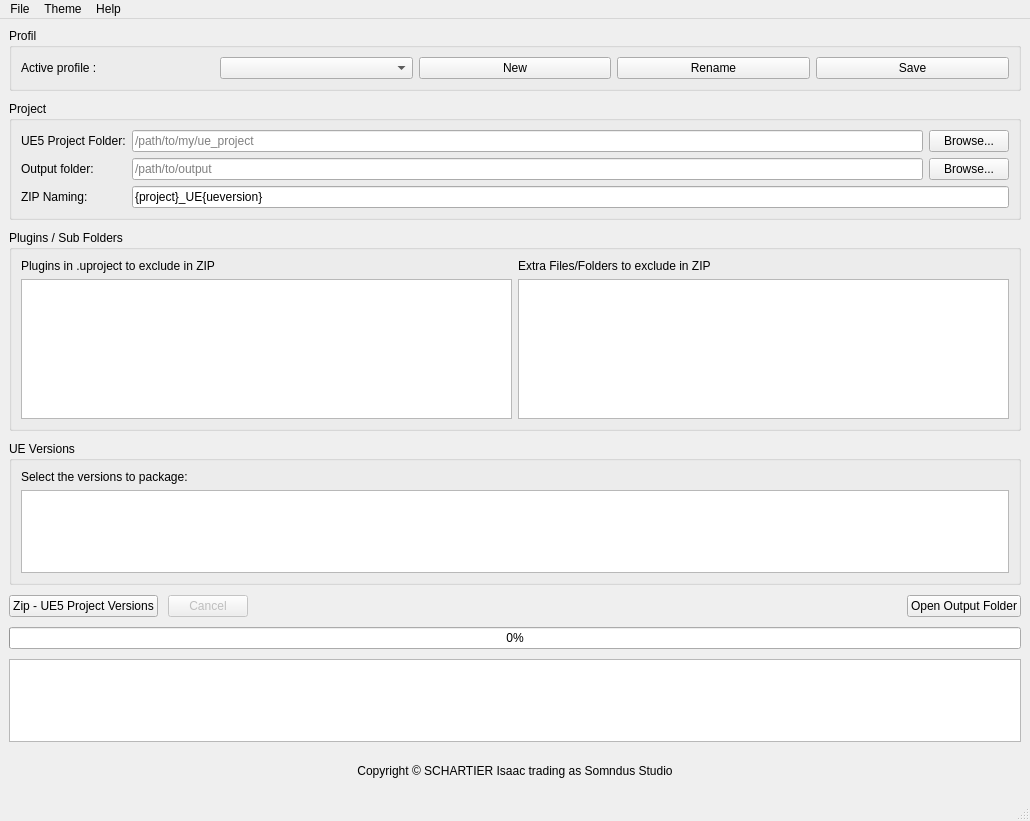
<?xml version="1.0" encoding="UTF-8"?>
<ui version="4.0">
 <class>MainWindow</class>
 <widget class="QMainWindow" name="MainWindow">
  <property name="geometry">
   <rect>
    <x>0</x>
    <y>0</y>
    <width>1030</width>
    <height>821</height>
   </rect>
  </property>
  <property name="windowTitle">
   <string>UE5 Fab Zip Tools</string>
  </property>
  <property name="locale">
   <locale language="English" country="UnitedKingdom"/>
  </property>
  <widget class="QWidget" name="centralwidget">
   <layout class="QVBoxLayout" name="verticalLayout_root" stretch="0,0,0,0,0,0,0">
    <property name="spacing">
     <number>10</number>
    </property>
    <item>
     <widget class="QGroupBox" name="grpProfile">
      <property name="title">
       <string>Profil</string>
      </property>
      <layout class="QGridLayout" name="gridLayout_profile">
       <item row="0" column="1">
        <widget class="QComboBox" name="cmbProfile"/>
       </item>
       <item row="0" column="2">
        <widget class="QPushButton" name="btnNewProfile">
         <property name="text">
          <string>New</string>
         </property>
        </widget>
       </item>
       <item row="0" column="4">
        <widget class="QPushButton" name="btnSaveProfile">
         <property name="text">
          <string>Save</string>
         </property>
        </widget>
       </item>
       <item row="0" column="0">
        <widget class="QLabel" name="lblProfile">
         <property name="text">
          <string>Active profile :</string>
         </property>
        </widget>
       </item>
       <item row="0" column="3">
        <widget class="QPushButton" name="btnRenameProfile">
         <property name="text">
          <string>Rename</string>
         </property>
        </widget>
       </item>
      </layout>
     </widget>
    </item>
    <item>
     <widget class="QGroupBox" name="grpProject">
      <property name="title">
       <string>Project</string>
      </property>
      <layout class="QGridLayout" name="gridLayout_project">
       <item row="0" column="0">
        <widget class="QLabel" name="lblTemplate">
         <property name="text">
          <string>UE5 Project Folder:</string>
         </property>
        </widget>
       </item>
       <item row="0" column="1">
        <widget class="QLineEdit" name="edTemplate">
         <property name="placeholderText">
          <string>/path/to/my/ue_project</string>
         </property>
        </widget>
       </item>
       <item row="0" column="2">
        <widget class="QPushButton" name="btnBrowseTemplate">
         <property name="text">
          <string>Browse...</string>
         </property>
        </widget>
       </item>
       <item row="1" column="0">
        <widget class="QLabel" name="lblOut">
         <property name="text">
          <string>Output folder:</string>
         </property>
        </widget>
       </item>
       <item row="1" column="1">
        <widget class="QLineEdit" name="edOut">
         <property name="placeholderText">
          <string>/path/to/output</string>
         </property>
        </widget>
       </item>
       <item row="1" column="2">
        <widget class="QPushButton" name="btnBrowseOut">
         <property name="text">
          <string>Browse...</string>
         </property>
        </widget>
       </item>
       <item row="2" column="0">
        <widget class="QLabel" name="lblPattern">
         <property name="text">
          <string>ZIP Naming:</string>
         </property>
        </widget>
       </item>
       <item row="2" column="1" colspan="2">
        <widget class="QLineEdit" name="edPattern">
         <property name="toolTip">
          <string>{project} = nom du projet, {ueversion} = 5.x, {date} = AAAAMMJJ_HHMMSS</string>
         </property>
         <property name="text">
          <string>{project}_UE{ueversion}</string>
         </property>
        </widget>
       </item>
      </layout>
     </widget>
    </item>
    <item>
     <widget class="QGroupBox" name="grpPlugins">
      <property name="title">
       <string>Plugins / Sub Folders</string>
      </property>
      <layout class="QVBoxLayout" name="verticalLayout">
       <item>
        <layout class="QHBoxLayout" name="horizontalLayout_2">
         <item>
          <layout class="QVBoxLayout" name="verticalLayout_3">
           <item>
            <widget class="QLabel" name="label_2">
             <property name="text">
              <string>Plugins in .uproject to exclude in ZIP</string>
             </property>
            </widget>
           </item>
           <item>
            <widget class="QListView" name="listPlugins"/>
           </item>
          </layout>
         </item>
         <item>
          <layout class="QVBoxLayout" name="verticalLayout_2">
           <item>
            <widget class="QLabel" name="lblExcludeFolders">
             <property name="text">
              <string>Extra Files/Folders to exclude in ZIP</string>
             </property>
            </widget>
           </item>
           <item>
            <widget class="QListView" name="listFolders">
             <property name="minimumSize">
              <size>
               <width>0</width>
               <height>140</height>
              </size>
             </property>
            </widget>
           </item>
          </layout>
         </item>
        </layout>
       </item>
      </layout>
     </widget>
    </item>
    <item>
     <widget class="QGroupBox" name="grpVersions">
      <property name="title">
       <string>UE Versions</string>
      </property>
      <layout class="QGridLayout" name="gridLayout_versions">
       <item row="1" column="0" colspan="2">
        <widget class="QListView" name="listVersions"/>
       </item>
       <item row="0" column="0">
        <widget class="QLabel" name="lblVersions">
         <property name="text">
          <string>Select the versions to package:</string>
         </property>
        </widget>
       </item>
      </layout>
     </widget>
    </item>
    <item>
     <layout class="QHBoxLayout" name="horizontalLayout">
      <item>
       <widget class="QPushButton" name="btnBuild">
        <property name="text">
         <string>Zip - UE5 Project Versions</string>
        </property>
       </widget>
      </item>
      <item>
       <widget class="QPushButton" name="btnCancel">
        <property name="enabled">
         <bool>false</bool>
        </property>
        <property name="text">
         <string>Cancel</string>
        </property>
       </widget>
      </item>
      <item>
       <spacer name="horizontalSpacer_actions">
        <property name="orientation">
         <enum>Qt::Orientation::Horizontal</enum>
        </property>
        <property name="sizeHint" stdset="0">
         <size>
          <width>40</width>
          <height>20</height>
         </size>
        </property>
       </spacer>
      </item>
      <item>
       <widget class="QPushButton" name="btnOpenOut">
        <property name="text">
         <string>Open Output Folder</string>
        </property>
       </widget>
      </item>
     </layout>
    </item>
    <item>
     <layout class="QVBoxLayout" name="vLayout_feedback">
      <item>
       <widget class="QProgressBar" name="progressBar">
        <property name="value">
         <number>0</number>
        </property>
        <property name="textVisible">
         <bool>true</bool>
        </property>
       </widget>
      </item>
      <item>
       <widget class="QPlainTextEdit" name="txtLogs">
        <property name="readOnly">
         <bool>true</bool>
        </property>
       </widget>
      </item>
     </layout>
    </item>
    <item>
     <widget class="QFrame" name="footerFrame">
      <property name="frameShape">
       <enum>QFrame::Shape::NoFrame</enum>
      </property>
      <layout class="QHBoxLayout" name="hLayout_footer">
       <item>
        <spacer name="spacer_footer_left">
         <property name="orientation">
          <enum>Qt::Orientation::Horizontal</enum>
         </property>
         <property name="sizeHint" stdset="0">
          <size>
           <width>40</width>
           <height>20</height>
          </size>
         </property>
        </spacer>
       </item>
       <item>
        <widget class="QLabel" name="lblFooter">
         <property name="text">
          <string>Copyright © SCHARTIER Isaac trading as Somndus Studio</string>
         </property>
         <property name="alignment">
          <set>Qt::AlignmentFlag::AlignCenter</set>
         </property>
        </widget>
       </item>
       <item>
        <spacer name="spacer_footer_right">
         <property name="orientation">
          <enum>Qt::Orientation::Horizontal</enum>
         </property>
         <property name="sizeHint" stdset="0">
          <size>
           <width>40</width>
           <height>20</height>
          </size>
         </property>
        </spacer>
       </item>
      </layout>
     </widget>
    </item>
   </layout>
  </widget>
  <widget class="QMenuBar" name="menubar">
   <property name="geometry">
    <rect>
     <x>0</x>
     <y>0</y>
     <width>1030</width>
     <height>22</height>
    </rect>
   </property>
   <widget class="QMenu" name="menuFile">
    <property name="title">
     <string>File</string>
    </property>
    <addaction name="actionQuit"/>
   </widget>
   <widget class="QMenu" name="menuHelp">
    <property name="title">
     <string>Help</string>
    </property>
    <addaction name="actionAbout"/>
   </widget>
   <widget class="QMenu" name="menuTheme">
    <property name="title">
     <string>Theme</string>
    </property>
   </widget>
   <addaction name="menuFile"/>
   <addaction name="menuTheme"/>
   <addaction name="menuHelp"/>
  </widget>
  <widget class="QStatusBar" name="statusbar"/>
  <action name="actionQuit">
   <property name="text">
    <string>Quit</string>
   </property>
  </action>
  <action name="actionAbout">
   <property name="text">
    <string>About </string>
   </property>
  </action>
 </widget>
 <resources/>
 <connections/>
</ui>
